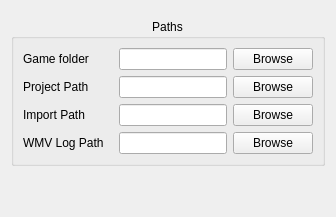
        <widget class="QWidget" name="tab_5">
         <attribute name="title">
          <string>Paths</string>
         </attribute>
         <layout class="QHBoxLayout" name="horizontalLayout_15">
          <item>
           <layout class="QVBoxLayout" name="verticalLayout_20">
            <property name="topMargin">
             <number>8</number>
            </property>
            <item>
             <widget class="QGroupBox" name="groupBox_2">
              <property name="title">
               <string>Paths</string>
              </property>
              <property name="alignment">
               <set>Qt::AlignHCenter|Qt::AlignTop</set>
              </property>
              <layout class="QHBoxLayout" name="horizontalLayout_16">
               <item>
                <layout class="QHBoxLayout" name="horizontalLayout_17">
                 <item>
                  <layout class="QVBoxLayout" name="verticalLayout_21">
                   <item>
                    <layout class="QHBoxLayout" name="horizontalLayout_24">
                     <property name="spacing">
                      <number>6</number>
                     </property>
                     <item>
                      <widget class="QLabel" name="label_25">
                       <property name="minimumSize">
                        <size>
                         <width>90</width>
                         <height>0</height>
                        </size>
                       </property>
                       <property name="text">
                        <string>Game folder</string>
                       </property>
                       <property name="alignment">
                        <set>Qt::AlignLeading|Qt::AlignLeft|Qt::AlignVCenter</set>
                       </property>
                      </widget>
                     </item>
                     <item>
                      <widget class="QLineEdit" name="gamePathField">
                       <property name="alignment">
                        <set>Qt::AlignLeading|Qt::AlignLeft|Qt::AlignVCenter</set>
                       </property>
                      </widget>
                     </item>
                     <item>
                      <widget class="QPushButton" name="gamePathField_browse">
                       <property name="text">
                        <string>Browse</string>
                       </property>
                      </widget>
                     </item>
                    </layout>
                   </item>
                   <item>
                    <layout class="QHBoxLayout" name="horizontalLayout_25">
                     <item>
                      <widget class="QLabel" name="label_26">
                       <property name="minimumSize">
                        <size>
                         <width>90</width>
                         <height>0</height>
                        </size>
                       </property>
                       <property name="text">
                        <string>Project Path</string>
                       </property>
                      </widget>
                     </item>
                     <item>
                      <widget class="QLineEdit" name="projectPathField"/>
                     </item>
                     <item>
                      <widget class="QPushButton" name="projectPathField_browse">
                       <property name="text">
                        <string>Browse</string>
                       </property>
                      </widget>
                     </item>
                    </layout>
                   </item>
                   <item>
                    <layout class="QHBoxLayout" name="horizontalLayout_36">
                     <item>
                      <widget class="QLabel" name="label_27">
                       <property name="minimumSize">
                        <size>
                         <width>90</width>
                         <height>0</height>
                        </size>
                       </property>
                       <property name="text">
                        <string>Import Path</string>
                       </property>
                      </widget>
                     </item>
                     <item>
                      <widget class="QLineEdit" name="importPathField"/>
                     </item>
                     <item>
                      <widget class="QPushButton" name="importPathField_browse">
                       <property name="text">
                        <string>Browse</string>
                       </property>
                      </widget>
                     </item>
                    </layout>
                   </item>
                   <item>
                    <layout class="QHBoxLayout" name="horizontalLayout_41">
                     <item>
                      <widget class="QLabel" name="label_28">
                       <property name="minimumSize">
                        <size>
                         <width>90</width>
                         <height>0</height>
                        </size>
                       </property>
                       <property name="text">
                        <string>WMV Log Path</string>
                       </property>
                      </widget>
                     </item>
                     <item>
                      <widget class="QLineEdit" name="wmvLogPathField"/>
                     </item>
                     <item>
                      <widget class="QPushButton" name="wmvLogPathField_browse">
                       <property name="text">
                        <string>Browse</string>
                       </property>
                      </widget>
                     </item>
                    </layout>
                   </item>
                  </layout>
                 </item>
                </layout>
               </item>
              </layout>
             </widget>
            </item>
            <item>
             <spacer name="verticalSpacer_5">
              <property name="orientation">
               <enum>Qt::Vertical</enum>
              </property>
              <property name="sizeHint" stdset="0">
               <size>
                <width>20</width>
                <height>40</height>
               </size>
              </property>
             </spacer>
            </item>
           </layout>
          </item>
         </layout>
        </widget>
